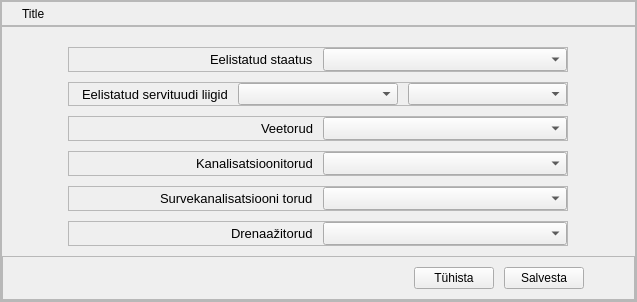
    <widget class="QFrame" name="FrameMain">
     <property name="minimumSize">
      <size>
       <width>0</width>
       <height>100</height>
      </size>
     </property>
     <property name="styleSheet">
      <string notr="true"/>
     </property>
     <property name="frameShape">
      <enum>QFrame::StyledPanel</enum>
     </property>
     <property name="frameShadow">
      <enum>QFrame::Raised</enum>
     </property>
     <layout class="QVBoxLayout" name="verticalLayout_5">
      <property name="spacing">
       <number>0</number>
      </property>
      <property name="leftMargin">
       <number>0</number>
      </property>
      <property name="topMargin">
       <number>0</number>
      </property>
      <property name="rightMargin">
       <number>0</number>
      </property>
      <property name="bottomMargin">
       <number>0</number>
      </property>
      <item>
       <widget class="QFrame" name="dragFrame">
        <property name="minimumSize">
         <size>
          <width>0</width>
          <height>25</height>
         </size>
        </property>
        <property name="maximumSize">
         <size>
          <width>1000000</width>
          <height>25</height>
         </size>
        </property>
        <property name="frameShape">
         <enum>QFrame::StyledPanel</enum>
        </property>
        <property name="frameShadow">
         <enum>QFrame::Raised</enum>
        </property>
        <layout class="QHBoxLayout" name="horizontalLayout_6">
         <property name="spacing">
          <number>0</number>
         </property>
         <property name="leftMargin">
          <number>20</number>
         </property>
         <property name="topMargin">
          <number>0</number>
         </property>
         <property name="rightMargin">
          <number>0</number>
         </property>
         <property name="bottomMargin">
          <number>0</number>
         </property>
         <item>
          <widget class="QLabel" name="lblTitle">
           <property name="text">
            <string>Title</string>
           </property>
          </widget>
         </item>
        </layout>
       </widget>
      </item>
      <item>
       <widget class="QFrame" name="fSettingsMain">
        <property name="frameShape">
         <enum>QFrame::StyledPanel</enum>
        </property>
        <property name="frameShadow">
         <enum>QFrame::Raised</enum>
        </property>
        <layout class="QVBoxLayout" name="verticalLayout_4">
         <property name="spacing">
          <number>10</number>
         </property>
         <property name="leftMargin">
          <number>0</number>
         </property>
         <property name="topMargin">
          <number>20</number>
         </property>
         <property name="rightMargin">
          <number>0</number>
         </property>
         <property name="bottomMargin">
          <number>0</number>
         </property>
         <item alignment="Qt::AlignHCenter">
          <widget class="QFrame" name="f_Main_5">
           <property name="minimumSize">
            <size>
             <width>500</width>
             <height>0</height>
            </size>
           </property>
           <property name="maximumSize">
            <size>
             <width>500</width>
             <height>16777215</height>
            </size>
           </property>
           <property name="frameShape">
            <enum>QFrame::StyledPanel</enum>
           </property>
           <property name="frameShadow">
            <enum>QFrame::Raised</enum>
           </property>
           <layout class="QHBoxLayout" name="horizontalLayout_5">
            <property name="spacing">
             <number>10</number>
            </property>
            <property name="leftMargin">
             <number>0</number>
            </property>
            <property name="topMargin">
             <number>0</number>
            </property>
            <property name="rightMargin">
             <number>0</number>
            </property>
            <property name="bottomMargin">
             <number>0</number>
            </property>
            <item alignment="Qt::AlignRight">
             <widget class="QLabel" name="lblPreferredStatuses">
              <property name="font">
               <font>
                <family>Tahoma</family>
                <pointsize>10</pointsize>
               </font>
              </property>
              <property name="text">
               <string>Eelistatud staatus</string>
              </property>
             </widget>
            </item>
            <item>
             <widget class="QComboBox" name="cmbPreferredEasementStatuses">
              <property name="minimumSize">
               <size>
                <width>0</width>
                <height>0</height>
               </size>
              </property>
              <property name="baseSize">
               <size>
                <width>0</width>
                <height>0</height>
               </size>
              </property>
              <property name="font">
               <font>
                <pointsize>10</pointsize>
               </font>
              </property>
              <property name="sizeAdjustPolicy">
               <enum>QComboBox::AdjustToContents</enum>
              </property>
              <property name="iconSize">
               <size>
                <width>6</width>
                <height>6</height>
               </size>
              </property>
              <item>
               <property name="text">
                <string/>
               </property>
              </item>
              <item>
               <property name="text">
                <string/>
               </property>
              </item>
              <item>
               <property name="text">
                <string/>
               </property>
              </item>
              <item>
               <property name="text">
                <string/>
               </property>
              </item>
             </widget>
            </item>
           </layout>
          </widget>
         </item>
         <item alignment="Qt::AlignHCenter">
          <widget class="QFrame" name="f_Main_4">
           <property name="minimumSize">
            <size>
             <width>500</width>
             <height>0</height>
            </size>
           </property>
           <property name="maximumSize">
            <size>
             <width>500</width>
             <height>16777215</height>
            </size>
           </property>
           <property name="frameShape">
            <enum>QFrame::StyledPanel</enum>
           </property>
           <property name="frameShadow">
            <enum>QFrame::Raised</enum>
           </property>
           <layout class="QHBoxLayout" name="horizontalLayout_4">
            <property name="spacing">
             <number>10</number>
            </property>
            <property name="leftMargin">
             <number>0</number>
            </property>
            <property name="topMargin">
             <number>0</number>
            </property>
            <property name="rightMargin">
             <number>0</number>
            </property>
            <property name="bottomMargin">
             <number>0</number>
            </property>
            <item alignment="Qt::AlignRight">
             <widget class="QLabel" name="lblPreferedEasementTypes">
              <property name="font">
               <font>
                <family>Tahoma</family>
                <pointsize>10</pointsize>
               </font>
              </property>
              <property name="text">
               <string>Eelistatud servituudi liigid</string>
              </property>
             </widget>
            </item>
            <item>
             <widget class="QgsCheckableComboBox" name="cbcb_PreferredEasementTypes">
              <property name="minimumSize">
               <size>
                <width>0</width>
                <height>0</height>
               </size>
              </property>
             </widget>
            </item>
            <item>
             <widget class="QComboBox" name="cmbPreferedTypes"/>
            </item>
           </layout>
          </widget>
         </item>
         <item alignment="Qt::AlignHCenter">
          <widget class="QFrame" name="frame_2">
           <property name="minimumSize">
            <size>
             <width>500</width>
             <height>0</height>
            </size>
           </property>
           <property name="maximumSize">
            <size>
             <width>500</width>
             <height>16777215</height>
            </size>
           </property>
           <property name="frameShape">
            <enum>QFrame::StyledPanel</enum>
           </property>
           <property name="frameShadow">
            <enum>QFrame::Raised</enum>
           </property>
           <layout class="QHBoxLayout" name="horizontalLayout_3">
            <property name="spacing">
             <number>10</number>
            </property>
            <property name="leftMargin">
             <number>0</number>
            </property>
            <property name="topMargin">
             <number>0</number>
            </property>
            <property name="rightMargin">
             <number>0</number>
            </property>
            <property name="bottomMargin">
             <number>0</number>
            </property>
            <item alignment="Qt::AlignRight">
             <widget class="QLabel" name="lblWater_Pipes">
              <property name="font">
               <font>
                <family>Tahoma</family>
                <pointsize>10</pointsize>
               </font>
              </property>
              <property name="text">
               <string>Veetorud</string>
              </property>
             </widget>
            </item>
            <item>
             <widget class="QComboBox" name="cbWater_Pipes">
              <property name="baseSize">
               <size>
                <width>0</width>
                <height>0</height>
               </size>
              </property>
              <property name="font">
               <font>
                <pointsize>10</pointsize>
               </font>
              </property>
              <property name="sizeAdjustPolicy">
               <enum>QComboBox::AdjustToContents</enum>
              </property>
              <property name="iconSize">
               <size>
                <width>6</width>
                <height>6</height>
               </size>
              </property>
              <item>
               <property name="text">
                <string/>
               </property>
              </item>
              <item>
               <property name="text">
                <string/>
               </property>
              </item>
              <item>
               <property name="text">
                <string/>
               </property>
              </item>
              <item>
               <property name="text">
                <string/>
               </property>
              </item>
             </widget>
            </item>
           </layout>
          </widget>
         </item>
         <item alignment="Qt::AlignHCenter">
          <widget class="QFrame" name="frame_3">
           <property name="minimumSize">
            <size>
             <width>500</width>
             <height>0</height>
            </size>
           </property>
           <property name="maximumSize">
            <size>
             <width>500</width>
             <height>16777215</height>
            </size>
           </property>
           <property name="frameShape">
            <enum>QFrame::StyledPanel</enum>
           </property>
           <property name="frameShadow">
            <enum>QFrame::Raised</enum>
           </property>
           <layout class="QHBoxLayout" name="horizontalLayout_7">
            <property name="spacing">
             <number>10</number>
            </property>
            <property name="leftMargin">
             <number>0</number>
            </property>
            <property name="topMargin">
             <number>0</number>
            </property>
            <property name="rightMargin">
             <number>0</number>
            </property>
            <property name="bottomMargin">
             <number>0</number>
            </property>
            <item alignment="Qt::AlignRight">
             <widget class="QLabel" name="lblSewer_Pipes">
              <property name="minimumSize">
               <size>
                <width>0</width>
                <height>0</height>
               </size>
              </property>
              <property name="font">
               <font>
                <pointsize>10</pointsize>
               </font>
              </property>
              <property name="text">
               <string>Kanalisatsioonitorud</string>
              </property>
             </widget>
            </item>
            <item>
             <widget class="QComboBox" name="cbSewer_pipes">
              <property name="font">
               <font>
                <pointsize>10</pointsize>
               </font>
              </property>
              <item>
               <property name="text">
                <string/>
               </property>
              </item>
              <item>
               <property name="text">
                <string/>
               </property>
              </item>
              <item>
               <property name="text">
                <string/>
               </property>
              </item>
              <item>
               <property name="text">
                <string/>
               </property>
              </item>
             </widget>
            </item>
           </layout>
          </widget>
         </item>
         <item alignment="Qt::AlignHCenter">
          <widget class="QFrame" name="frame_4">
           <property name="minimumSize">
            <size>
             <width>500</width>
             <height>0</height>
            </size>
           </property>
           <property name="maximumSize">
            <size>
             <width>500</width>
             <height>16777215</height>
            </size>
           </property>
           <property name="frameShape">
            <enum>QFrame::StyledPanel</enum>
           </property>
           <property name="frameShadow">
            <enum>QFrame::Raised</enum>
           </property>
           <layout class="QHBoxLayout" name="horizontalLayout_8">
            <property name="spacing">
             <number>10</number>
            </property>
            <property name="leftMargin">
             <number>0</number>
            </property>
            <property name="topMargin">
             <number>0</number>
            </property>
            <property name="rightMargin">
             <number>0</number>
            </property>
            <property name="bottomMargin">
             <number>0</number>
            </property>
            <item alignment="Qt::AlignRight">
             <widget class="QLabel" name="lblSewer_pressure_pipes">
              <property name="font">
               <font>
                <family>Tahoma</family>
                <pointsize>10</pointsize>
               </font>
              </property>
              <property name="text">
               <string>Survekanalisatsiooni torud</string>
              </property>
             </widget>
            </item>
            <item>
             <widget class="QComboBox" name="cbSewer_Pressure_pipes">
              <property name="baseSize">
               <size>
                <width>0</width>
                <height>0</height>
               </size>
              </property>
              <property name="font">
               <font>
                <pointsize>10</pointsize>
               </font>
              </property>
              <property name="sizeAdjustPolicy">
               <enum>QComboBox::AdjustToContents</enum>
              </property>
              <property name="iconSize">
               <size>
                <width>6</width>
                <height>6</height>
               </size>
              </property>
              <item>
               <property name="text">
                <string/>
               </property>
              </item>
              <item>
               <property name="text">
                <string/>
               </property>
              </item>
              <item>
               <property name="text">
                <string/>
               </property>
              </item>
              <item>
               <property name="text">
                <string/>
               </property>
              </item>
             </widget>
            </item>
           </layout>
          </widget>
         </item>
         <item alignment="Qt::AlignHCenter">
          <widget class="QFrame" name="frame_5">
           <property name="minimumSize">
            <size>
             <width>500</width>
             <height>0</height>
            </size>
           </property>
           <property name="maximumSize">
            <size>
             <width>500</width>
             <height>16777215</height>
            </size>
           </property>
           <property name="frameShape">
            <enum>QFrame::StyledPanel</enum>
           </property>
           <property name="frameShadow">
            <enum>QFrame::Raised</enum>
           </property>
           <layout class="QHBoxLayout" name="horizontalLayout_9">
            <property name="spacing">
             <number>10</number>
            </property>
            <property name="leftMargin">
             <number>0</number>
            </property>
            <property name="topMargin">
             <number>0</number>
            </property>
            <property name="rightMargin">
             <number>0</number>
            </property>
            <property name="bottomMargin">
             <number>0</number>
            </property>
            <item alignment="Qt::AlignRight">
             <widget class="QLabel" name="lblDrainage_pipes">
              <property name="font">
               <font>
                <family>Tahoma</family>
                <pointsize>10</pointsize>
               </font>
              </property>
              <property name="text">
               <string>Drenaažitorud</string>
              </property>
             </widget>
            </item>
            <item>
             <widget class="QComboBox" name="cbDrainage_Pipes">
              <property name="baseSize">
               <size>
                <width>0</width>
                <height>0</height>
               </size>
              </property>
              <property name="font">
               <font>
                <pointsize>10</pointsize>
               </font>
              </property>
              <property name="sizeAdjustPolicy">
               <enum>QComboBox::AdjustToContents</enum>
              </property>
              <property name="iconSize">
               <size>
                <width>6</width>
                <height>6</height>
               </size>
              </property>
              <item>
               <property name="text">
                <string/>
               </property>
              </item>
              <item>
               <property name="text">
                <string/>
               </property>
              </item>
              <item>
               <property name="text">
                <string/>
               </property>
              </item>
              <item>
               <property name="text">
                <string/>
               </property>
              </item>
             </widget>
            </item>
           </layout>
          </widget>
         </item>
         <item>
          <widget class="QFrame" name="f_Buttons">
           <property name="frameShape">
            <enum>QFrame::StyledPanel</enum>
           </property>
           <property name="frameShadow">
            <enum>QFrame::Raised</enum>
           </property>
           <layout class="QHBoxLayout" name="horizontalLayout_2">
            <property name="spacing">
             <number>10</number>
            </property>
            <property name="leftMargin">
             <number>0</number>
            </property>
            <property name="topMargin">
             <number>10</number>
            </property>
            <property name="rightMargin">
             <number>50</number>
            </property>
            <property name="bottomMargin">
             <number>10</number>
            </property>
            <item>
             <spacer name="horizontalSpacer">
              <property name="orientation">
               <enum>Qt::Horizontal</enum>
              </property>
              <property name="sizeHint" stdset="0">
               <size>
                <width>411</width>
                <height>20</height>
               </size>
              </property>
             </spacer>
            </item>
            <item>
             <widget class="QPushButton" name="pbCancel">
              <property name="text">
               <string>Tühista</string>
              </property>
              <property name="icon">
               <iconset>
                <normaloff>../../icons/Icons_hele/x-circle.svg</normaloff>../../icons/Icons_hele/x-circle.svg</iconset>
              </property>
             </widget>
            </item>
            <item>
             <widget class="QPushButton" name="pbSave">
              <property name="font">
               <font>
                <family>Tahoma</family>
               </font>
              </property>
              <property name="text">
               <string>Salvesta</string>
              </property>
              <property name="icon">
               <iconset>
                <normaloff>../../icons/Icons_hele/save.svg</normaloff>../../icons/Icons_hele/save.svg</iconset>
              </property>
              <property name="iconSize">
               <size>
                <width>18</width>
                <height>18</height>
               </size>
              </property>
             </widget>
            </item>
           </layout>
          </widget>
         </item>
        </layout>
       </widget>
      </item>
     </layout>
    </widget>
